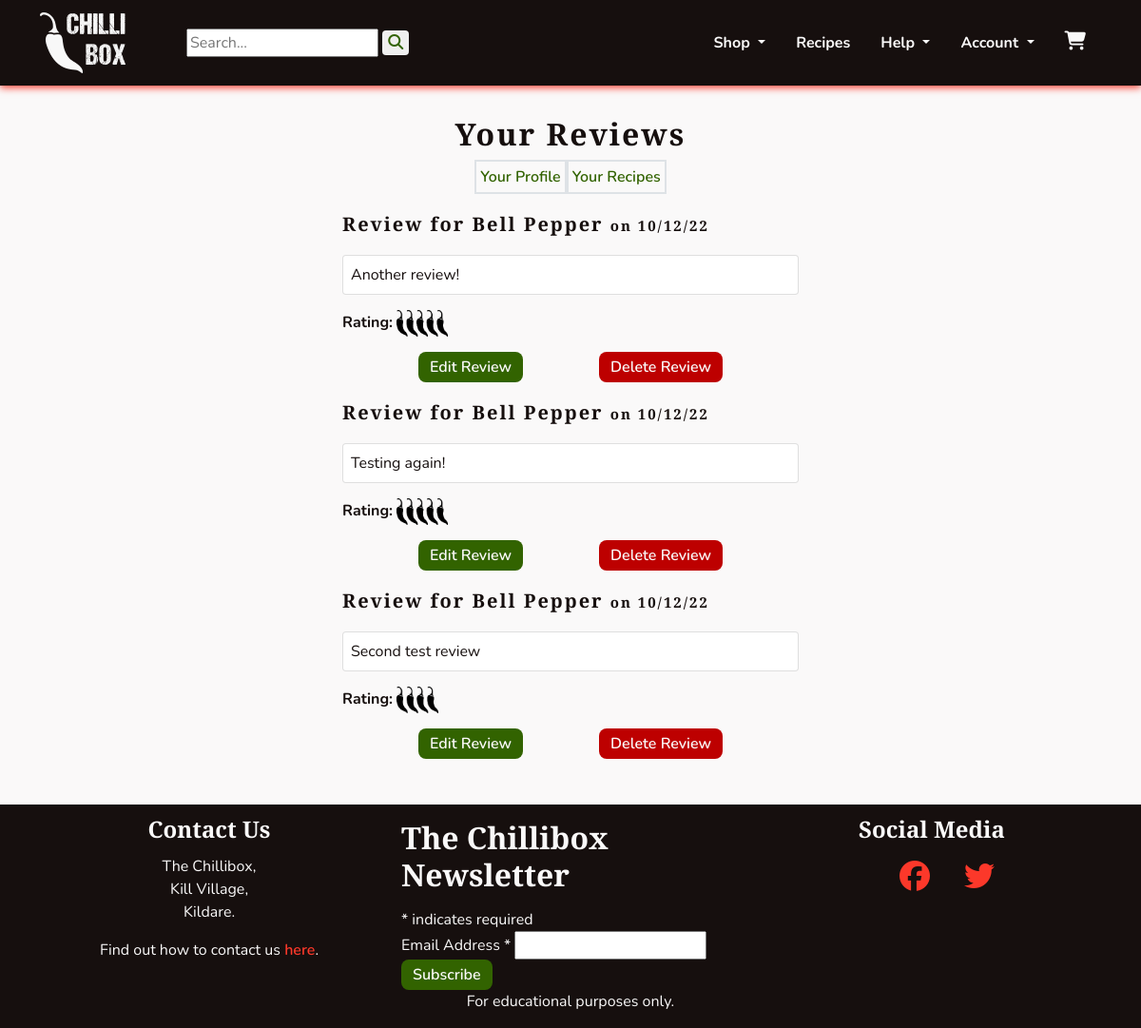
/profiles/review_list/ (signed in), run on the app's committed database.
### profiles/models.py (models this page shows)
class Reviews(models.Model):
    reviewer = models.ForeignKey(UserProfile, on_delete=models.SET_NULL,
                                 null=True, blank=True)
    product = models.ForeignKey(Product, on_delete=models.CASCADE,
                                related_name='reviews')
    content = models.TextField()
    rating = models.PositiveIntegerField()
    added_on = models.DateTimeField(auto_now_add=True)
    last_edited = models.DateField(auto_now=True)
    approved = models.BooleanField(default=False)
    def __str__(self):
        return self.content

### products/models.py (models this page shows, shortened)
class Product(models.Model):
    category = models.ForeignKey(Category, on_delete=models.SET_NULL,
                                 null=True, blank=True, related_name='product')
    subcategory = models.CharField(max_length=8, choices=SUBCATEGORIES,
                                   blank=True)
    name = models.CharField(max_length=255)
    slug = models.SlugField()
    description = models.TextField(null=True, blank=True,
                                   help_text='Include a description for the \
                                   product\'s page.')
    excerpt = models.TextField(null=True, blank=True, help_text='Include a \
                               brief summary of the product.')
    ingredients = models.CharField(max_length=140, null=True, blank=True,
                                   help_text='For sauces, please include the \
                                   ingredients.')
    growth_time = models.CharField(max_length=140, null=True, blank=True,
                                   help_text='For seeds, please include the \
                                   growth time to maturity.')
    heat_level = models.CharField(max_length=140, null=True, blank=True,
                                  help_text='In scovilles or more generally \
                                  (eg \'hot\') where appropriate.')
    box_contents = models.ManyToManyField('self', blank=True, help_text='Add \
                                          products for seed and sauce boxes.')
    image = models.ImageField(upload_to='uploads/', null=True, blank=True)
    thumbnail = models.ImageField(upload_to='uploads/', null=True, blank=True,
                                  help_text='If not added, will be \
                                  auto-generated from image.')
    added_on = models.DateField(auto_now_add=True)
    class Meta:
        ordering = ('name',)
        get_latest_by = ('added_on',)
    def __str__(self):
        return self.name

### profiles/views.py (the view)
# urls.py: path('review_list/', views.ReviewList.as_view(), name='review_list'),
class ReviewList(LoginRequiredMixin, generic.ListView):
    model = Reviews
    template_name = 'profiles/review_list.html'
    paginate_by = 5
    def get_queryset(self):
        queryset = Reviews.objects.filter(reviewer=self.request.user.userprofile).order_by('-added_on')
        return queryset

### profiles/templates/profiles/review_list.html (shortened to what this page needs)
{% extends 'base.html' %}
{% load static %}
{% block content %}
<section class="container-fluid">
    <div class="text-center">
        <h1 class="headings mb-2">Your Reviews</h1>
        <div class="d-flex flex-row justify-content-center">
            <div class="border border-2 p-1">
                <a class="chilli-link" href="{% url 'profiles:profile' %}">Your Profile</a>
            </div>
            <div class="border border-2 p-1">
                <a class="chilli-link" href="{% url 'profiles:user_recipes' %}">Your Recipes</a>
            </div>
        </div>
    </div>
    <div class="col-12">
        <div class="col-10 mx-auto">
            {% for review in reviews_list %}
            <div class="col-md-6 mx-auto">
                <h2 class="headings big">
                    Review for {{ review.product}} <span class="small">on {{ review.added_on|date:'d/m/y' }}</span></h2>
                <p class="card p-2">{{ review }}</p>
                <p><strong>Rating: </strong>
                    {% if review.rating == 1 %}
                    <img width="33" height="80" class="rate-pics" src="{% static 'images/rate1.png' %}">
                    {% elif review.rating == 2 %}
                    <img width="63" height="80" class="rate-pics" src="{% static 'images/rate2.png' %}">
                    {% elif review.rating == 3 %}
                    <img width="93" height="80" class="rate-pics" src="{% static 'images/rate3.png' %}">
                    {% elif review.rating == 4 %}
                    <img width="124" height="80" class="rate-pics" src="{% static 'images/rate4.png' %}">
                    {% else %}
                    <img width="154" height="80" class="rate-pics" src="{% static 'images/rate5.png' %}">
                    {% endif %}
                </p>
                <div class="d-flex flex-row justify-content-evenly">
                    <a class="chilli-btn chilli-go" href="{% url 'profiles:edit_review' review.pk %}">Edit Review</a>
                    <a class="chilli-btn chilli-dngr" href="{% url 'profiles:delete_review' review.pk %}">Delete Review</a>
                </div>
            </div>
            {% empty %}
            <p>You haven't written any reviews yet!</p>
            {% endfor %}
        </div>
    </div>
</section>
{% endblock content %}

### static/css/style.css (style rules this page uses)
:root { --site-white: #faf9f9; --site-black: #160f0e; --site-grey: #6b6363; --site-red: #fc382a; --site-dark-red:#bd0000; --site-green: #568729; --site-dark-green: #326300; --site-text-bg: rgba(49, 99, 0, 0.2); --site-car-bg: rgba(245, 241, 238, 0.61); }
html { height: 100%; }
section { max-width: 2550px; }
body { font-family: "Nunito", sans-serif; color: var(--site-black); font-size: 1rem; background: var(--site-white); }
h1, h2, h3, h4 { font-family: "Merriweather Sans", "Nunito", sans-serif; font-weight: 900; margin-top: 0.5em; margin-bottom: 0.5em; }
.headings { font-size: 2rem; letter-spacing: 2px; margin: 1em 0; }
.big { font-size: 1.25rem; }
.small { font-size: 0.75em; }
a { text-decoration: none; }
.chilli-link { font-weight: 600; color: var(--site-dark-green); transition: all 0.2s linear; }
.chilli-btn { padding: 0.25em 0.75em; font-weight: 600; color: var(--site-white); background-color: var(--site-black); border-radius: 8px; transition: all 0.2s linear; }
.chilli-dngr { background-color: var(--site-dark-red); }
.chilli-go { background-color: var(--site-dark-green); }
.rate-pics { max-height: 28px; width: auto; }

### data on the page
Reviews: product "Bell Pepper", added_on "10/12/22", content "Another review!"
Reviews: product "Bell Pepper", added_on "10/12/22", content "Testing again!"
Reviews: product "Bell Pepper", added_on "10/12/22", content "Second test review", rating 4 (drawn)
